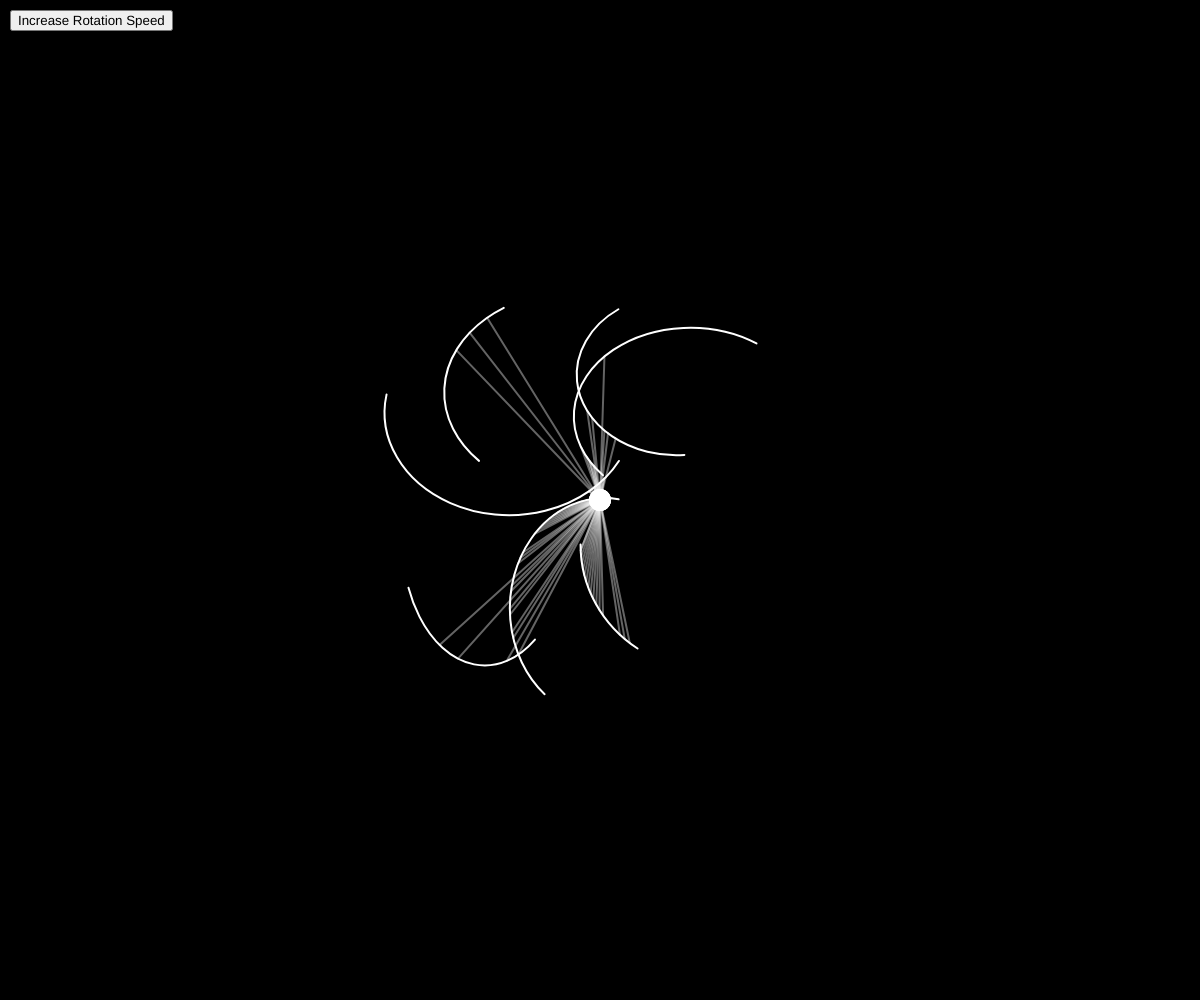
Frame 1 (no input)
Frame 60 (no input): identical to frame 1, image omitted
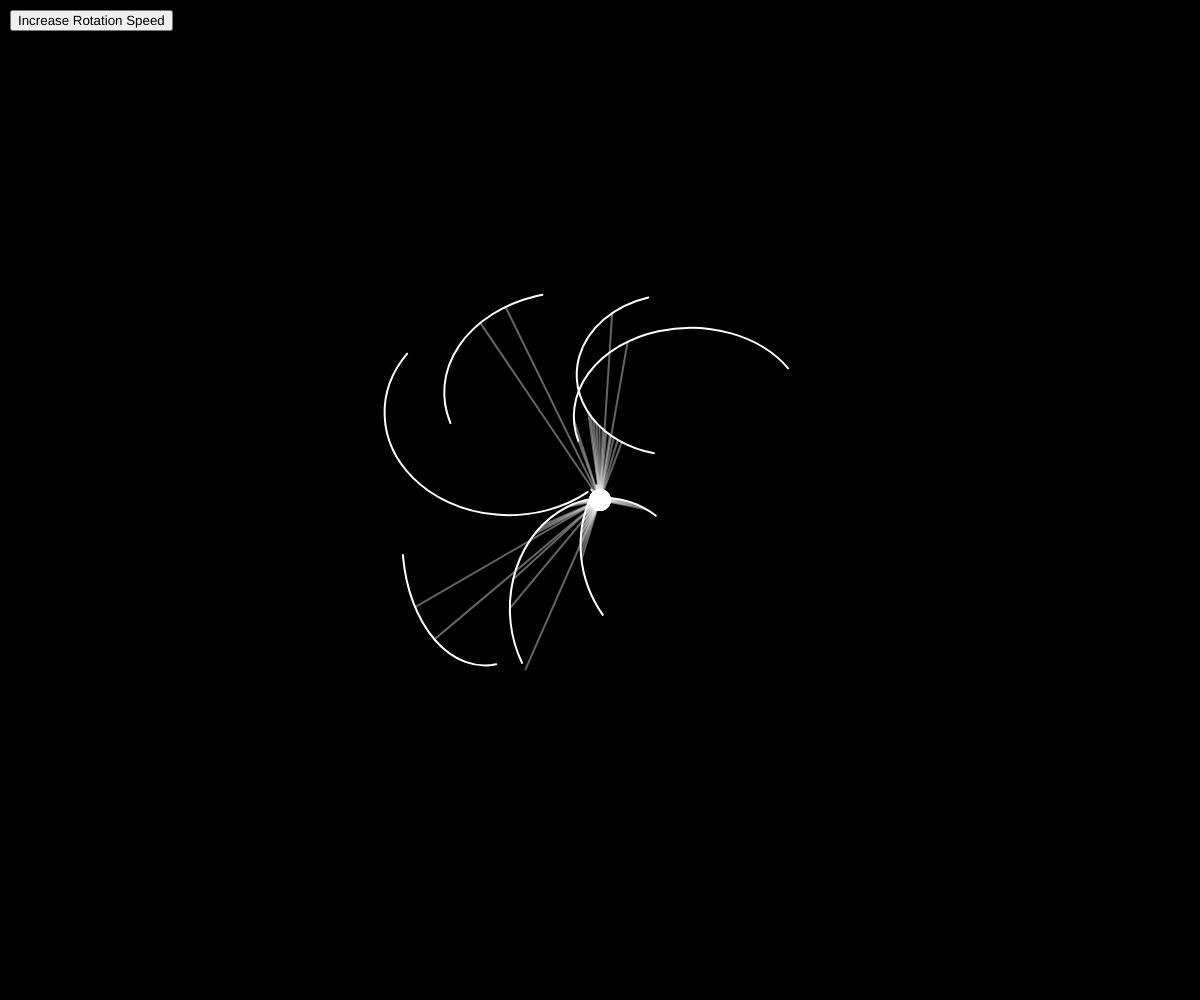
Frame 120 (the mouse pressed at the canvas centre since frame 60)

The p5.js sketch that drew these frames (run headless with seeded random() and noise() and a simulated clock; from frame 60 on, the mouse is pressed at the canvas centre):

// p5.js sketch
// ── sketch.js
let walls = [];
let particle;

let wallCount = 7; // Total number of arcs
let rayStep = 2; // Angle step for rays (lower = more rays, adjust for performance)
let arcStep = 0.05; // Step size for approximating arcs (adaptive resolution)
let rotationSpeed = 0.002; // Speed of rotation
let speedMultiplier = 1; // Speed multiplier for rotation

let minDistanceFromSource = 100; // Minimum distance from the light source
let maxDistanceFromSource = 150; // Maximum distance from the light source

function setup() {
  createCanvas(windowWidth, windowHeight, P2D); // Fullscreen canvas
  pixelDensity(1); // Reduce pixel density for performance

  // Create random arcs at a safe distance away from the light source
  for (let i = 0; i < wallCount; i++) {
    let angle = random(TWO_PI); // Random angle for position around the light source
    let distance = random(minDistanceFromSource, maxDistanceFromSource); // Random distance within the safe range
    let x = width / 2 + cos(angle) * distance; // X position
    let y = height / 2 + sin(angle) * distance; // Y position
    let w = random(150, 300); // Larger arc width
    let h = random(150, 300); // Larger arc height
    let startAngle = random(0, TWO_PI / 2); // Start angle
    let endAngle = startAngle + random(PI / 4, PI); // End angle
    walls.push(new Arch(x, y, w, h, startAngle, endAngle)); // Add arcs to the array
  }

  // Create particle (light source)
  particle = new Particle();

  noCursor(); // Hide cursor

  // Add a button to enhance rotation speed
  let speedButton = createButton("Increase Rotation Speed");
  speedButton.position(10, 10); // Position the button
  speedButton.mousePressed(() => {
    speedMultiplier *= 1.5; // Increase speed multiplier
  });
}

function draw() {
  background(0); // Black background

  // Adjust rotation speed based on the speed multiplier
  let rotationAngle = map(mouseX, 0, width, 0, TWO_PI) * rotationSpeed * speedMultiplier;

  // Draw walls (now arcs) with the controlled rotation
  for (let wall of walls) {
    wall.rotate(rotationAngle); // Apply rotation to each arc
    wall.show();
  }

  // The particle remains fixed at the center, no mouse interaction for position
  particle.show();
  particle.look(walls);
}

function windowResized() {
  // Adjust canvas size when the browser window is resized
  resizeCanvas(windowWidth, windowHeight);
}

// Arch Class
class Arch {
  constructor(x, y, w, h, startAngle, endAngle) {
    this.x = x;
    this.y = y;
    this.w = w;
    this.h = h;
    this.startAngle = startAngle;
    this.endAngle = endAngle;

    // Ensure the arc is a safe distance from the light source
    this.ensureSafeDistance();
  }

  // Adjust the position to maintain a safe distance from the light source
  ensureSafeDistance() {
    let centerX = width / 2;
    let centerY = height / 2;
    let distance = dist(this.x, this.y, centerX, centerY);

    if (distance < minDistanceFromSource) {
      let angle = atan2(this.y - centerY, this.x - centerX);
      this.x = centerX + cos(angle) * minDistanceFromSource;
      this.y = centerY + sin(angle) * minDistanceFromSource;
    }
  }

  rotate(angle) {
    // Rotate the arc's start and end angles based on the given angle
    this.startAngle += angle;
    this.endAngle += angle;
  }

  show() {
    noFill();
    stroke(255); // Arc color
    strokeWeight(2);
    arc(this.x, this.y, this.w, this.h, this.startAngle, this.endAngle);
  }

  // Efficient intersection with adaptive resolution
  intersect(ray) {
    let closest = null;
    let record = Infinity;

    // Adjust resolution dynamically based on arc length
    let step = max(arcStep, (this.endAngle - this.startAngle) / 50);
    for (let angle = this.startAngle; angle <= this.endAngle; angle += step) {
      let px = this.x + (this.w / 2) * cos(angle);
      let py = this.y + (this.h / 2) * sin(angle);

      // Check if the ray intersects this point
      const d = this.checkRayIntersection(ray, createVector(px, py));
      if (d && d < record) {
        record = d;
        closest = createVector(px, py);
      }
    }

    return closest;
  }

  checkRayIntersection(ray, point) {
    let toPoint = p5.Vector.sub(point, ray.pos);
    let projection = toPoint.dot(ray.dir);
    if (projection > 0) {
      let projectedPoint = p5.Vector.add(ray.pos, p5.Vector.mult(ray.dir, projection));
      let distance = p5.Vector.dist(point, projectedPoint);
      if (distance < 1) return projection; // Intersection within threshold
    }
    return null;
  }
}

// Ray Class
class Ray {
  constructor(pos, angle) {
    this.pos = pos;
    this.dir = p5.Vector.fromAngle(angle);
  }

  show() {
    stroke(255);
    push();
    translate(this.pos.x, this.pos.y);
    line(0, 0, this.dir.x * 10, this.dir.y * 10);
    pop();
  }

  cast(wall) {
    return wall.intersect(this); // Use arc intersection
  }
}

// Particle Class
class Particle {
  constructor() {
    this.pos = createVector(width / 2, height / 2); // Light source stays at the center
    this.rays = [];
    for (let a = 0; a < 360; a += rayStep) { // Emit rays in all directions
      this.rays.push(new Ray(this.pos, radians(a)));
    }
  }

  look(walls) {
    for (let ray of this.rays) {
      let closest = null;
      let record = Infinity;
      for (let wall of walls) {
        const pt = ray.cast(wall);
        if (pt) {
          const d = p5.Vector.dist(this.pos, pt);
          if (d < record) {
            record = d;
            closest = pt;
          }
        }
      }
      if (closest) {
        stroke(255, 100); // Ray color
        line(this.pos.x, this.pos.y, closest.x, closest.y);
      }
    }
  }

  show() {
    fill(255);
    noStroke();
    ellipse(this.pos.x, this.pos.y, 4); // Light source
    for (let ray of this.rays) {
      ray.show();
    }
  }
}
